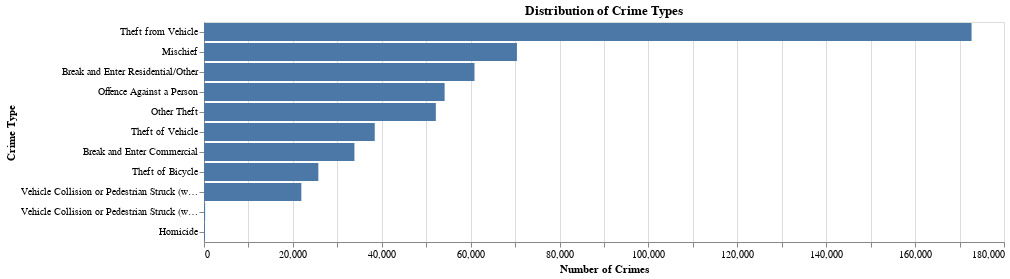

The code cell stored with this chart in its notebook:
### Markdown cell above
**Visualizations**

### Code cell
import altair as alt
alt.data_transformers.enable("vegafusion")

alt.Chart(df).mark_bar().encode(
     y=alt.Y('TYPE:N', sort='-x', title='Crime Type'),
     x = alt.X('count()', title = 'Number of Crimes')
).properties(
    title = 'Distribution of Crime Types',
    width = 800
    )

### Figure 1 — Vega specification as saved in the notebook (floating-point values rounded to 4 significant figures)
{"$schema": "https://vega.github.io/schema/vega/v5.json", "data": [{"name": "source_0"}, {"name": "data_0", "values": [{"TYPE": "Other Theft", "__count": 52167}, {"TYPE": "Break and Enter Residential/Other", "__count": 60862}, {"TYPE": "Mischief", "__count": 70413}, {"TYPE": "Break and Enter Commercial", "__count": 33845}, {"TYPE": "Offence Against a Person", "__count": 54142}, {"TYPE": "Theft from Vehicle", "__count": 172700}, {"TYPE": "Vehicle Collision or Pedestrian Struck (with Injury)", "__count": 21901}, {"TYPE": "Vehicle Collision or Pedestrian Struck (with Fatality)", "__count": 254}, {"TYPE": "Theft of Vehicle", "__count": 38418}, {"TYPE": "Homicide", "__count": 220}, {"TYPE": "Theft of Bicycle", "__count": 25730}]}, {"name": "data_0_x_domain___count", "values": [{"min": 220, "max": 172700}]}, {"name": "source_0_y_domain_TYPE", "values": [{"TYPE": "Other Theft", "sort_field": 52167}, {"TYPE": "Break and Enter Residential/Other", "sort_field": 60862}, {"TYPE": "Mischief", "sort_field": 70413}, {"TYPE": "Break and Enter Commercial", "sort_field": 33845}, {"TYPE": "Offence Against a Person", "sort_field": 54142}, {"TYPE": "Theft from Vehicle", "sort_field": 172700}, {"TYPE": "Vehicle Collision or Pedestrian Struck (with Injury)", "sort_field": 21901}, {"TYPE": "Vehicle Collision or Pedestrian Struck (with Fatality)", "sort_field": 254}, {"TYPE": "Theft of Vehicle", "sort_field": 38418}, {"TYPE": "Homicide", "sort_field": 220}, {"TYPE": "Theft of Bicycle", "sort_field": 25730}]}], "signals": [{"name": "y_step", "value": 20}, {"name": "height", "update": "bandspace(domain('y').length, 0.1, 0.05) * y_step"}], "marks": [{"type": "rect", "name": "marks", "from": {"data": "data_0"}, "encode": {"update": {"y": {"field": "TYPE", "scale": "y"}, "height": {"signal": "max(0.25, bandwidth('y'))"}, "x2": {"value": 0, "scale": "x"}, "fill": {"value": "#4c78a8"}, "x": {"field": "__count", "scale": "x"}}}, "style": ["bar"]}], "scales": [{"name": "x", "type": "linear", "domain": [{"signal": "(data(\"data_0_x_domain___count\")[0] || {}).min"}, {"signal": "(data(\"data_0_x_domain___count\")[0] || {}).max"}], "range": [0, {"signal": "width"}], "nice": true, "zero": true}, {"name": "y", "type": "band", "domain": {"data": "source_0_y_domain_TYPE", "field": "TYPE", "sort": {"op": "max", "field": "sort_field", "order": "descending"}}, "range": {"step": {"signal": "y_step"}}, "paddingOuter": 0.05, "paddingInner": 0.1}], "axes": [{"scale": "x", "ticks": false, "grid": true, "minExtent": 0, "gridScale": "y", "orient": "bottom", "labels": false, "domain": false, "tickCount": {"signal": "ceil(width/40)"}, "zindex": 0, "aria": false, "maxExtent": 0}, {"scale": "x", "grid": false, "labelFlush": true, "tickCount": {"signal": "ceil(width/40)"}, "zindex": 0, "orient": "bottom", "labelOverlap": true, "title": "Number of Crimes"}, {"scale": "y", "orient": "left", "grid": false, "title": "Crime Type", "zindex": 0}], "title": {"text": "Distribution of Crime Types", "frame": "group"}, "padding": 5, "style": "cell", "width": 800, "background": "white"}
